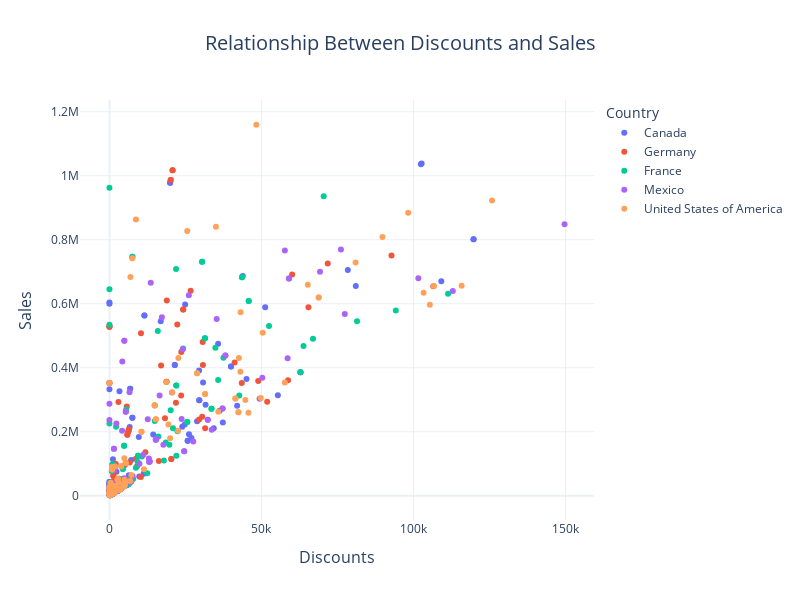

The code cell stored with this chart in its notebook:
### Markdown cell above
relationship between discounts and sales or profits using a scatter plot or by creating a linear model regression

### Code cell
fig = px.scatter(
    df, 
    x='Discounts', 
    y='Sales', 
    color='Country', 
    title="Relationship Between Discounts and Sales",
    labels={"Discounts": "Discounts", "Sales": "Sales"},
    template="plotly_white"
)

fig.update_layout(
    title=dict(
        text="Relationship Between Discounts and Sales",
        font=dict(size=20),
        x=0.5,
        xanchor='center'
    ),
    xaxis=dict(
        title=dict(text="Discounts", font=dict(size=16)),
        tickfont=dict(size=12)
    ),
    yaxis=dict(
        title=dict(text="Sales", font=dict(size=16)),
        tickfont=dict(size=12)
    ),
    legend=dict(
        title=dict(text="Country", font=dict(size=14)),
        font=dict(size=12)
    ),
    width=800,
    height=600
)

fig.show()

### Figure 1 — Plotly figure (JSON) as saved in the notebook; plotly's stock layout.template omitted (floating-point values rounded to 4 significant figures; data arrays with more than 128 entries replaced by an {"elided": "..."} marker saying what was removed)
{"data": [{"hovertemplate": "Country=Canada<br>Discounts=%{x}<br>Sales=%{y}<extra></extra>", "legendgroup": "Canada", "marker": {"color": "#636efa", "symbol": "circle"}, "mode": "markers", "name": "Canada", "orientation": "v", "showlegend": true, "type": "scatter", "x": {"elided": "140 int values"}, "xaxis": "x", "y": {"elided": "140 int values"}, "yaxis": "y"}, {"hovertemplate": "Country=Germany<br>Discounts=%{x}<br>Sales=%{y}<extra></extra>", "legendgroup": "Germany", "marker": {"color": "#EF553B", "symbol": "circle"}, "mode": "markers", "name": "Germany", "orientation": "v", "showlegend": true, "type": "scatter", "x": {"elided": "139 int values"}, "xaxis": "x", "y": {"elided": "139 int values"}, "yaxis": "y"}, {"hovertemplate": "Country=France<br>Discounts=%{x}<br>Sales=%{y}<extra></extra>", "legendgroup": "France", "marker": {"color": "#00cc96", "symbol": "circle"}, "mode": "markers", "name": "France", "orientation": "v", "showlegend": true, "type": "scatter", "x": {"elided": "139 int values"}, "xaxis": "x", "y": {"elided": "139 int values"}, "yaxis": "y"}, {"hovertemplate": "Country=Mexico<br>Discounts=%{x}<br>Sales=%{y}<extra></extra>", "legendgroup": "Mexico", "marker": {"color": "#ab63fa", "symbol": "circle"}, "mode": "markers", "name": "Mexico", "orientation": "v", "showlegend": true, "type": "scatter", "x": {"elided": "137 int values"}, "xaxis": "x", "y": {"elided": "137 int values"}, "yaxis": "y"}, {"hovertemplate": "Country=United States of America<br>Discounts=%{x}<br>Sales=%{y}<extra></extra>", "legendgroup": "United States of America", "marker": {"color": "#FFA15A", "symbol": "circle"}, "mode": "markers", "name": "United States of America", "orientation": "v", "showlegend": true, "type": "scatter", "x": {"elided": "140 int values"}, "xaxis": "x", "y": {"elided": "140 int values"}, "yaxis": "y"}], "layout": {"height": 600, "legend": {"font": {"size": 12}, "title": {"font": {"size": 14}, "text": "Country"}, "tracegroupgap": 0}, "title": {"font": {"size": 20}, "text": "Relationship Between Discounts and Sales", "x": 0.5, "xanchor": "center"}, "width": 800, "xaxis": {"anchor": "y", "domain": [0, 1], "tickfont": {"size": 12}, "title": {"font": {"size": 16}, "text": "Discounts"}}, "yaxis": {"anchor": "x", "domain": [0, 1], "tickfont": {"size": 12}, "title": {"font": {"size": 16}, "text": "Sales"}}}}
